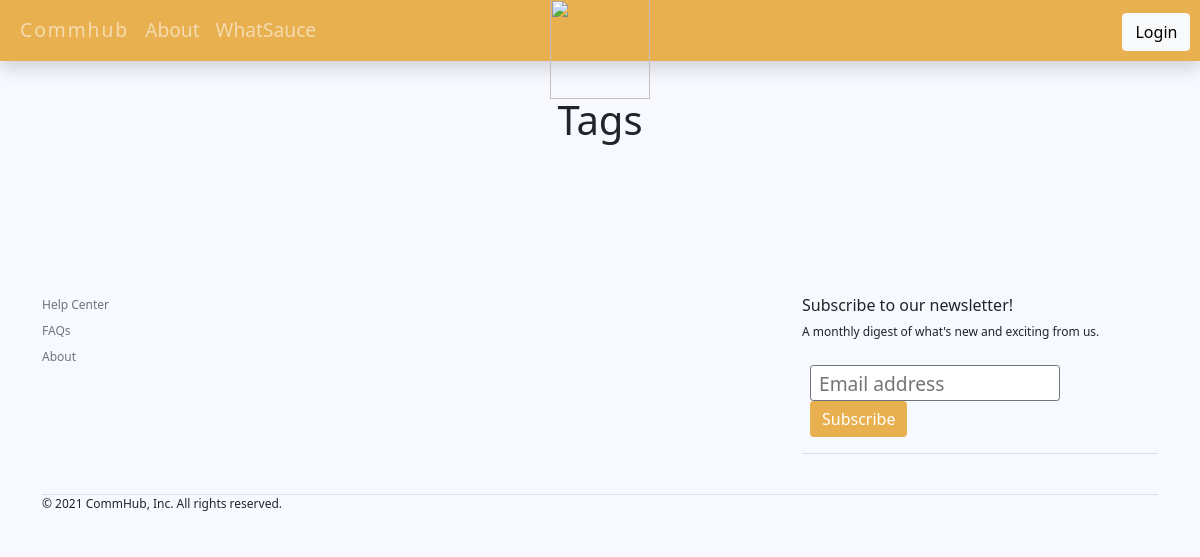
The app's page /index.php/threads, older data.
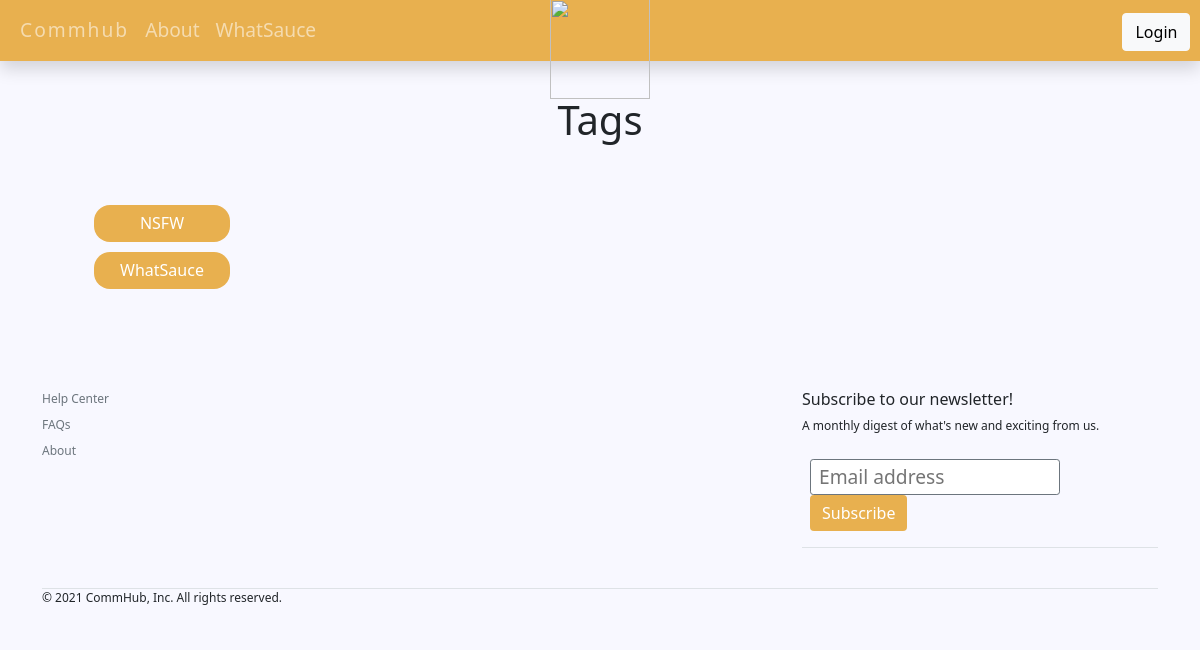
The same page, newer data.
### tables this page shows
CREATE TABLE `threads` (
  `id` int(255) NOT NULL,
  `name` varchar(255) NOT NULL,
  `date` datetime NOT NULL DEFAULT current_timestamp()
);

### application/libraries/Sitelayout.php (called while the page is built, shortened)
<?php
class Sitelayout {
    private $CI;
    public function __construct() {
        $this->CI =& get_instance();
    }
    public function loadTemplate($content = null, $data = null) {
        $layout = array();
        $layout['navbar2'] = $this->CI->load->view('templates/navbar2', null, true);
        $layout['navbar3'] = $this->CI->load->view('templates/navbar3', null, true);
        $layout['footer'] = $this->CI->load->view('templates/footer', null, true);
        $layout['content'] = $this->CI->load->view($content, $data, true);
        $this->CI->load->view('templates/content', $layout);
    }
}

### application/controllers/Threads.php (called while the page is built, shortened)
<?php
class Threads extends CI_Controller{
    public function index(){
        $data['title'] = 'Tags';
        $data['threads'] = $this->threads_model->get_threads();
        $this->sitelayout->loadTemplate('threads/index',$data);
    }
}

### index.php (called while the page is built, shortened)
<?php
require_once BASEPATH.'core/CodeIgniter.php';

### application/models/Threads_model.php (called while the page is built, shortened)
<?php
class Threads_model extends CI_Model{
    public function get_threads(){
        $this->db->order_by('name');
        $query = $this->db->get('threads');
        return $query->result_array();
    }
}

### application/views/threads/index.php (the view, shortened to what this page needs)
<!DOCTYPE html>
<html>
<head>
<link href="https://cdn.jsdelivr.net/npm/bootstrap@5.1.3/dist/css/bootstrap.min.css" rel="stylesheet">
</head>
<body>
<div class="container mt-5">
	<div class="p-5 text-center"><h1><?= $title; ?></h1></div>
	<ul class="list-group list-group  ps-1 tags">
		<?php foreach($threads as $thread) : ?>
			<li ><a class="button ms-5 position-relative" href="<?php echo site_url('/threads/posts/'.$thread['id']); ?>"><span class="tagname"><?php echo $thread['name']; ?></span></a>
			</li>
		<?php endforeach; ?>
	</ul>
</div>
</body>
</html>

Row changes from the older to the newer data that the page shows:
added threads: name "NSFW"
added threads: name "WhatSauce"
